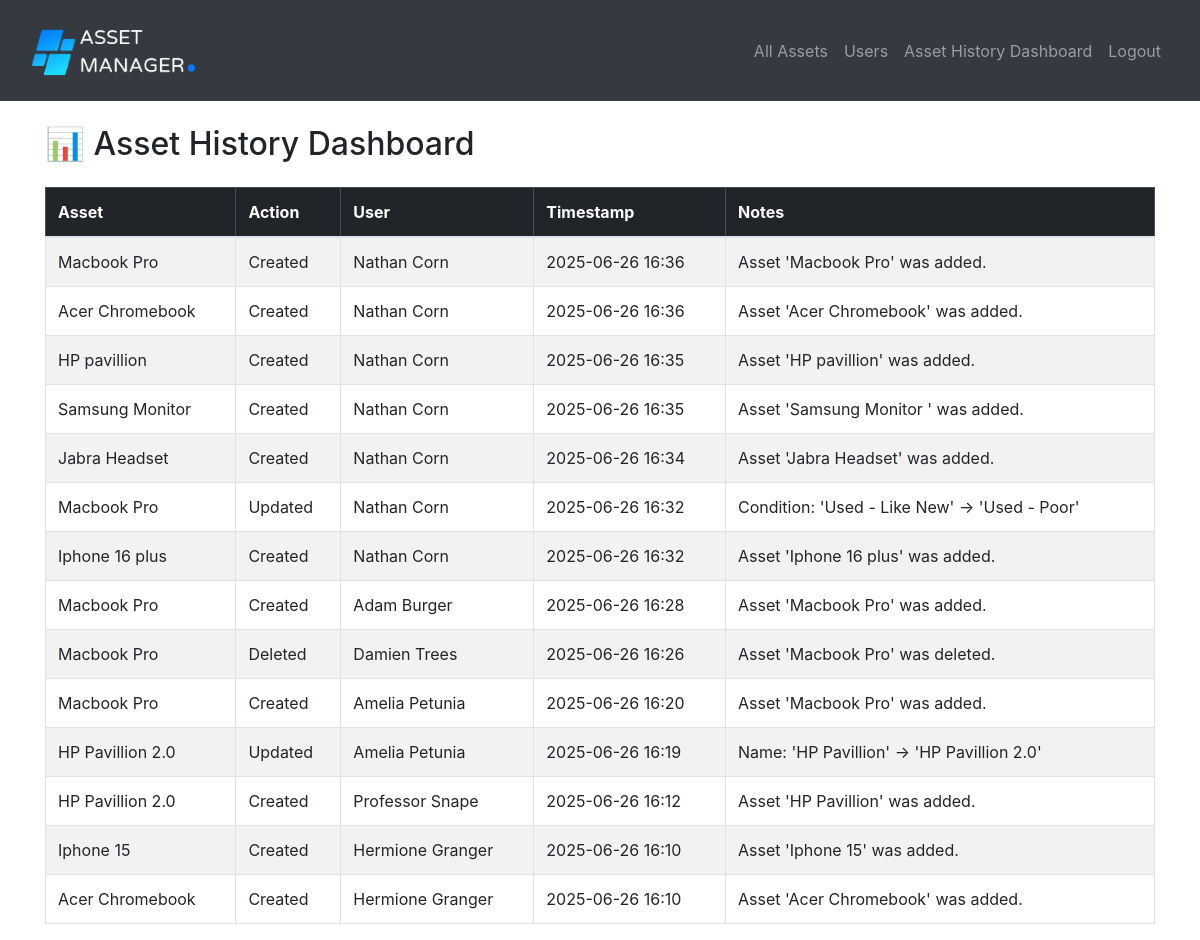
Page /dashboard (signed in) on the committed database.
### website/models.py (models this page shows)
class Asset_History(db.Model):
    id = db.Column(db.Integer, primary_key=True)
    asset_id = db.Column(db.Integer, db.ForeignKey('asset.id', ondelete='SET NULL'), nullable=True)
    user_id = db.Column(db.Integer, db.ForeignKey('user.id'), nullable=False)
    action = db.Column(db.String(100), nullable=False)  # e.g. 'Created', 'Updated', 'Assigned', 'Deleted'
    timestamp = db.Column(db.DateTime, default=db.func.current_timestamp())
    notes = db.Column(db.Text, nullable=True)
    asset = db.relationship('Asset', back_populates='asset_history', passive_deletes=True)
    user = db.relationship('User')

class Asset(db.Model):
    id = db.Column(db.Integer, primary_key=True)
    asset_name = db.Column(db.String(150))
    category = db.Column(db.String(150))
    purchase_date = db.Column(db.Date)
    condition = db.Column(db.String(150))
    status = db.Column(db.String(150))
    created_by = db.Column(db.Integer, db.ForeignKey('user.id'))
    assigned_to = db.Column(db.Integer, db.ForeignKey('user.id'), nullable=True)
    asset_history = db.relationship('Asset_History', back_populates='asset', passive_deletes=True)
    creator = db.relationship('User', foreign_keys=[created_by])
    assignee = db.relationship('User', foreign_keys=[assigned_to])

class User(db.Model, UserMixin):
    id = db.Column(db.Integer, primary_key=True)
    first_name = db.Column(db.String(150))
    last_name = db.Column(db.String(150))
    email = db.Column(db.String(150), unique=True)
    password = db.Column(db.String(150))
    department = db.Column(db.String(150))
    role = db.Column(db.String(10), nullable=False, default='user')
    created_assets = db.relationship('Asset', foreign_keys='Asset.created_by', backref='creator_user')
    assigned_assets = db.relationship('Asset', foreign_keys='Asset.assigned_to', backref='assignee_user')

### website/views.py (the view)
@views.route('/dashboard')
@login_required
def dashboard():
    all_assets = Asset.query.all()
    all_history = Asset_History.query.order_by(Asset_History.timestamp.desc()).all()
    return render_template('dashboard.html', user=current_user, assets=all_assets, history=all_history)

### website/__init__.py (called while the page is built)
def create_app():
    app = Flask(__name__)
    app.config['SECRET_KEY'] = 'qwertyuiop'
    if 'SQLALCHEMY_DATABASE_URI' not in app.config:
        DB_NAME = os.path.join(os.path.dirname(__file__), 'database.db')
        app.config['SQLALCHEMY_DATABASE_URI'] = f'sqlite:///{DB_NAME}'
    db.init_app(app)
    from .views import views
    from .auth import auth
    app.register_blueprint(views, url_prefix='/')
    app.register_blueprint(auth, url_prefix='/')
    from .models import User, Asset
    create_database(app)
    login_manager = LoginManager()
    login_manager.login_view = 'auth.login'
    login_manager.init_app(app)
    @login_manager.user_loader
    def load_user(id):
        return User.query.get(int(id))
    return app

### website/templates/dashboard.html (shortened to what this page needs)
{% extends "base.html" %}
{% block content %}
<br>
<h2 class="mb-4">📊 Asset History Dashboard</h2>
{% if history %}
  <table class="table table-striped table-bordered">
    <thead class="table-dark">
      <tr>
        <th>Asset</th>
        <th>Action</th>
        <th>User</th>
        <th>Timestamp</th>
        <th>Notes</th>
      </tr>
    </thead>
    <tbody>
      {% for entry in history %}
        <tr>
          <td>
            {% if entry.asset %}
                {{ entry.asset.asset_name }}
            {% else %}
                <span class="text-muted">[Deleted Asset]</span>
            {% endif %}
          </td>
          <td>{{ entry.action }}</td>
          <td>{{ entry.user.first_name }} {{ entry.user.last_name or '' }}</td>
          <td>{{ entry.timestamp.strftime('%Y-%m-%d %H:%M') }}</td>
          <td>{{ entry.notes }}</td>
        </tr>
      {% endfor %}
    </tbody>
  </table>
{% else %}
  <p class="text-muted">No asset activity recorded yet.</p>
{% endif %}
{% endblock %}

### rows in the picture
Asset_History: asset.asset_name "Macbook Pro", action "Created", user.first_name "Nathan", user "Corn", timestamp "2025-06-26 16:36", notes "Asset 'Macbook Pro' was added."
Asset_History: asset.asset_name "Acer Chromebook", action "Created", user.first_name "Nathan", user "Corn", timestamp "2025-06-26 16:36", notes "Asset 'Acer Chromebook' was added."
Asset_History: asset.asset_name "HP pavillion", action "Created", user.first_name "Nathan", user "Corn", timestamp "2025-06-26 16:35", notes "Asset 'HP pavillion' was added."
Asset_History: asset.asset_name "Samsung Monitor", action "Created", user.first_name "Nathan", user "Corn", timestamp "2025-06-26 16:35", notes "Asset 'Samsung Monitor ' was added."
Asset_History: asset.asset_name "Jabra Headset", action "Created", user.first_name "Nathan", user "Corn", timestamp "2025-06-26 16:34", notes "Asset 'Jabra Headset' was added."
Asset_History: asset.asset_name "Macbook Pro", action "Updated", user.first_name "Nathan", user "Corn", timestamp "2025-06-26 16:32", notes "Condition: 'Used - Like New' → 'Used - Poor'"
Asset_History: asset.asset_name "Iphone 16 plus", action "Created", user.first_name "Nathan", user "Corn", timestamp "2025-06-26 16:32", notes "Asset 'Iphone 16 plus' was added."
Asset_History: asset.asset_name "Macbook Pro", action "Created", user.first_name "Adam", user "Burger", timestamp "2025-06-26 16:28", notes "Asset 'Macbook Pro' was added."
Asset_History: asset.asset_name "Macbook Pro", action "Deleted", user.first_name "Damien", user "Trees", timestamp "2025-06-26 16:26", notes "Asset 'Macbook Pro' was deleted."
Asset_History: asset.asset_name "Macbook Pro", action "Created", user.first_name "Amelia", user "Petunia", timestamp "2025-06-26 16:20", notes "Asset 'Macbook Pro' was added."
Asset_History: asset.asset_name "HP Pavillion 2.0", action "Updated", user.first_name "Amelia", user "Petunia", timestamp "2025-06-26 16:19", notes "Name: 'HP Pavillion' → 'HP Pavillion 2.0'"
Asset_History: asset.asset_name "HP Pavillion 2.0", action "Created", user.first_name "Professor", user "Snape", timestamp "2025-06-26 16:12", notes "Asset 'HP Pavillion' was added."
Asset_History: asset.asset_name "Iphone 15", action "Created", user.first_name "Hermione", user "Granger", timestamp "2025-06-26 16:10", notes "Asset 'Iphone 15' was added."
Asset_History: asset.asset_name "Acer Chromebook", action "Created", user.first_name "Hermione", user "Granger", timestamp "2025-06-26 16:10", notes "Asset 'Acer Chromebook' was added."
